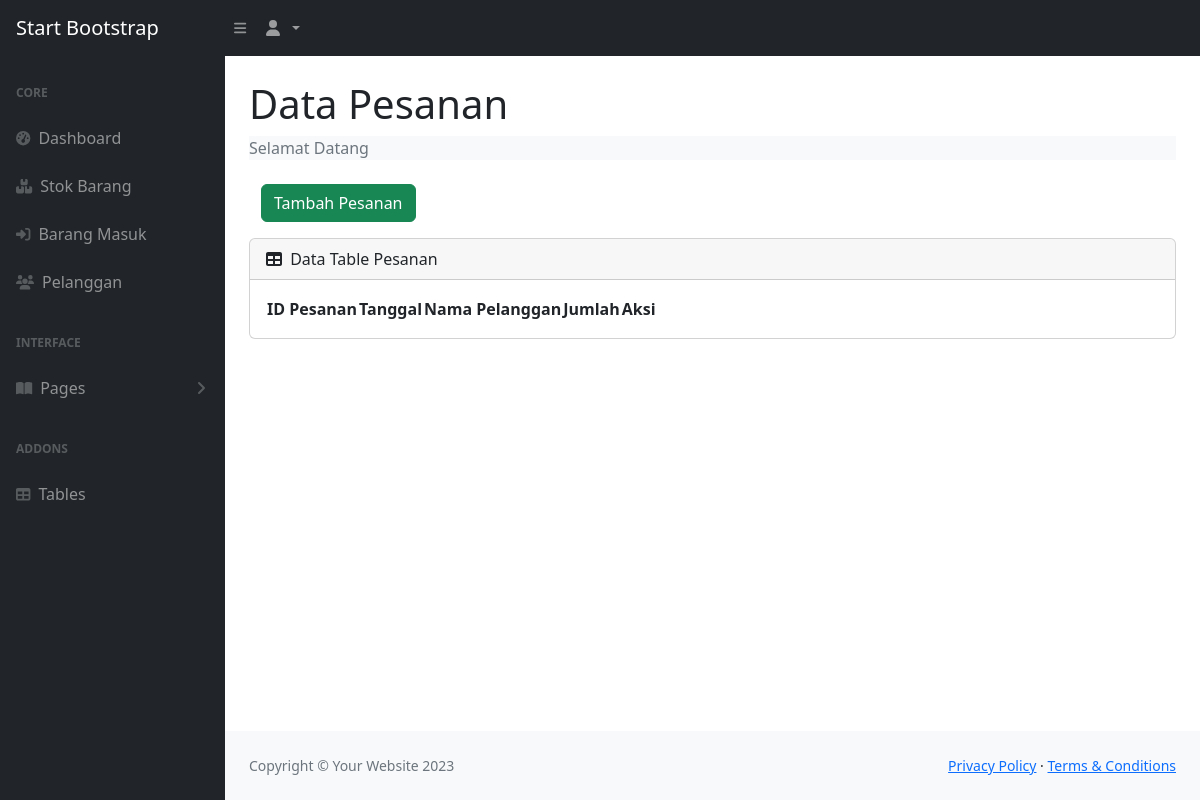
Before: / with the older database file.
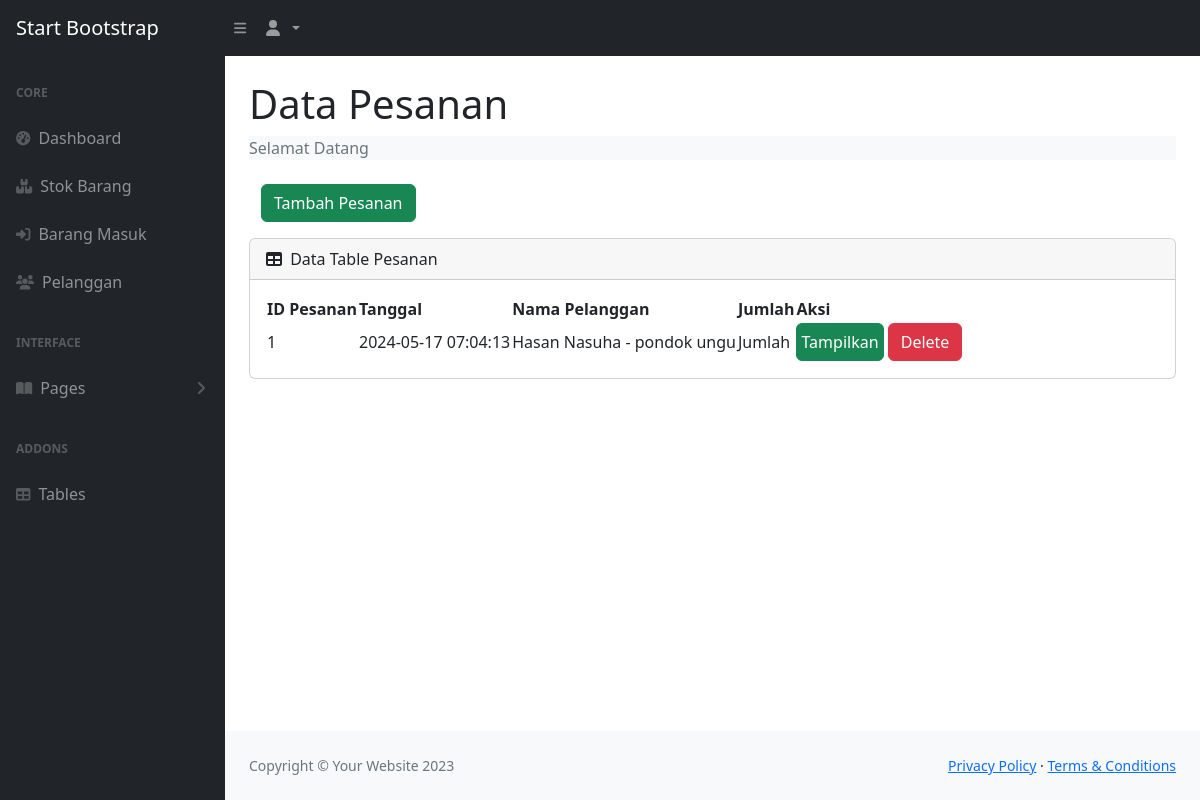
After: the same page with the newer database file.
### tables this page shows
CREATE TABLE `pesanan` (
  `idpesanan` int(11) NOT NULL,
  `tanggal` timestamp NULL DEFAULT current_timestamp(),
  `idpelanggan` int(11) NOT NULL
);

CREATE TABLE `pelanggan` (
  `idpelanggan` int(11) NOT NULL,
  `nama_pelanggan` varchar(50) NOT NULL,
  `no_telp` varchar(50) NOT NULL,
  `alamat` text NOT NULL
);

### index.php (the view, shortened to what this page needs)
<?php
  require 'function.php';
?>
<!DOCTYPE html>
<html lang="en">
  <head>
    <link href="https://cdn.jsdelivr.net/npm/simple-datatables@7.1.2/dist/style.min.css" rel="stylesheet" />
    <link href="css/index.css" rel="stylesheet" />
  </head>
  <body class="sb-nav-fixed">
    <nav class="sb-topnav navbar navbar-expand navbar-dark bg-dark">
      <a class="navbar-brand ps-3" href="index.php">Start Bootstrap</a>
      <button class="btn btn-link btn-sm order-1 order-lg-0 me-4 me-lg-0" id="sidebarToggle" href="#!">
        <i class="fas fa-bars"></i>
      </button>
      <ul class="navbar-nav ms-auto ms-md-0 me-3 me-lg-4">
        <li class="nav-item dropdown">
          <a class="nav-link dropdown-toggle" id="navbarDropdown" href="#" role="button" data-bs-toggle="dropdown" aria-expanded="false">
            <i class="fas fa-user fa-fw"></i>
          </a>
        </li>
      </ul>
    </nav>
    <div id="layoutSidenav">
      <div id="layoutSidenav_nav">
        <nav class="sb-sidenav accordion sb-sidenav-dark" id="sidenavAccordion">
          <div class="sb-sidenav-menu">
            <div class="nav">
              <div class="sb-sidenav-menu-heading">Core</div>
              <a class="nav-link" href="index.php">
                <div class="sb-nav-link-icon">
                  <i class="fas fa-tachometer-alt"></i>
                </div>
                Dashboard
              </a>
              <a class="nav-link" href="stock.php">
                <div class="sb-nav-link-icon">
                  <i class="fa-solid fa-boxes-stacked"></i>
                </div>
                Stok Barang
              </a>
              <a class="nav-link" href="masuk.php">
                <div class="sb-nav-link-icon">
                  <i class="fa-solid fa-right-to-bracket"></i>
                </div>
                Barang Masuk
              </a>
              <a class="nav-link" href="pelanggan.php">
                <div class="sb-nav-link-icon">
                  <i class="fa-solid fa-users"></i>
                </div>
                Pelanggan
              </a>
              <div class="sb-sidenav-menu-heading">Interface</div>
              <a class="nav-link collapsed" href="#" data-bs-toggle="collapse" data-bs-target="#collapsePages" aria-expanded="false" aria-controls="collapsePages">
                <div class="sb-nav-link-icon">
                  <i class="fas fa-book-open"></i>
                </div>
                Pages
                <div class="sb-sidenav-collapse-arrow">
                  <i class="fas fa-angle-down"></i>
                </div>
              </a>
              <div class="sb-sidenav-menu-heading">Addons</div>
              <a class="nav-link" href="tables.html">
                <div class="sb-nav-link-icon"><i class="fas fa-table"></i></div>
                Tables
              </a>
            </div>
          </div>
        </nav>
      </div>
      <div id="layoutSidenav_content">
        <main>
          <div class="container-fluid px-4">
            <h1 class="mt-4">Data Pesanan</h1>
            <ol class="breadcrumb bg-light mb-4">
              <li class="breadcrumb-item active">Selamat Datang</li>
            </ol>
            <div class="container mb-3">
                <button type="button" class="btn btn-success" data-bs-toggle="modal" data-bs-target="#exampleModal">
                Tambah Pesanan
                </button>
            </div>
            <div class="card mb-4">
              <div class="card-header">
                <i class="fas fa-table me-1"></i>
                Data Table Pesanan
              </div>
              <div class="card-body">
                <table id="datatablesSimple">
                  <thead>
                    <tr>
                      <th>ID Pesanan</th>
                      <th>Tanggal</th>
                      <th>Nama Pelanggan</th>
                      <th>Jumlah</th>
                      <th>Aksi</th>
                    </tr>
                  </thead>
                  <tbody>
                  <?php
                    $get = mysqli_query($con, 'SELECT * FROM pesanan p, pelanggan pl WHERE p.idpelanggan=pl.idpelanggan');
                    while($p = mysqli_fetch_array($get)){
                      $idpesanan = $p['idpesanan'];
                      $tanggal = $p['tanggal'];
                      $namapelanggan = $p['nama_pelanggan'];
                      $alamat = $p['alamat'];
                  ?>
                    <tr>
                      <td><?=$idpesanan;?></td>
                      <td><?=$tanggal;?></td>
                      <td><?=$namapelanggan;?> - <?=$alamat;?></td>
                      <td>Jumlah</td>
                      <td><a href="view.php?idp=<?=$idpesanan;?>" class="btn btn-success px-1" target="blank">Tampilkan</a>
                      <a href="" class="btn btn-danger ">Delete</a></td>
                    </tr>
                  <?php
                    };
                  ?>
                  </tbody>
                </table>
              </div>
            </div>
          </div>
        </main>
        <footer class="py-4 bg-light mt-auto">
          <div class="container-fluid px-4">
            <div class="d-flex align-items-center justify-content-between small">
              <div class="text-muted">Copyright &copy; Your Website 2023</div>
              <div>
                <a href="#">Privacy Policy</a>
                &middot;
                <a href="#">Terms &amp; Conditions</a>
              </div>
            </div>
          </div>
        </footer>
      </div>
    </div>
  </body>
</html>

Changed rows visible on the page:
added pesanan: idpesanan "1", tanggal "2024-05-17 07:04:13", idpelanggan.nama_pelanggan "Hasan Nasuha", idpelanggan.alamat "pondok ungu"
